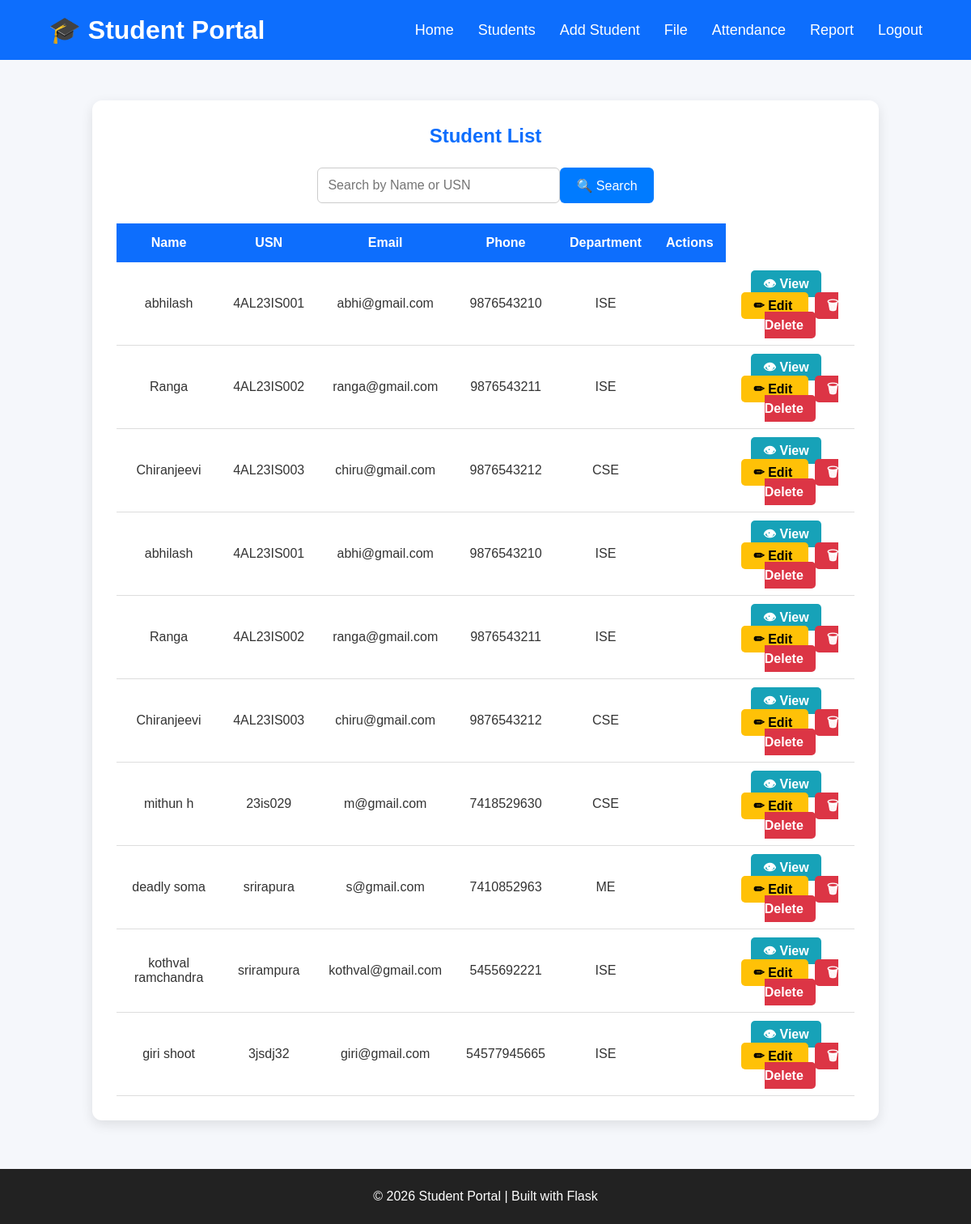
The page /students (signed in) on the database as committed earlier.
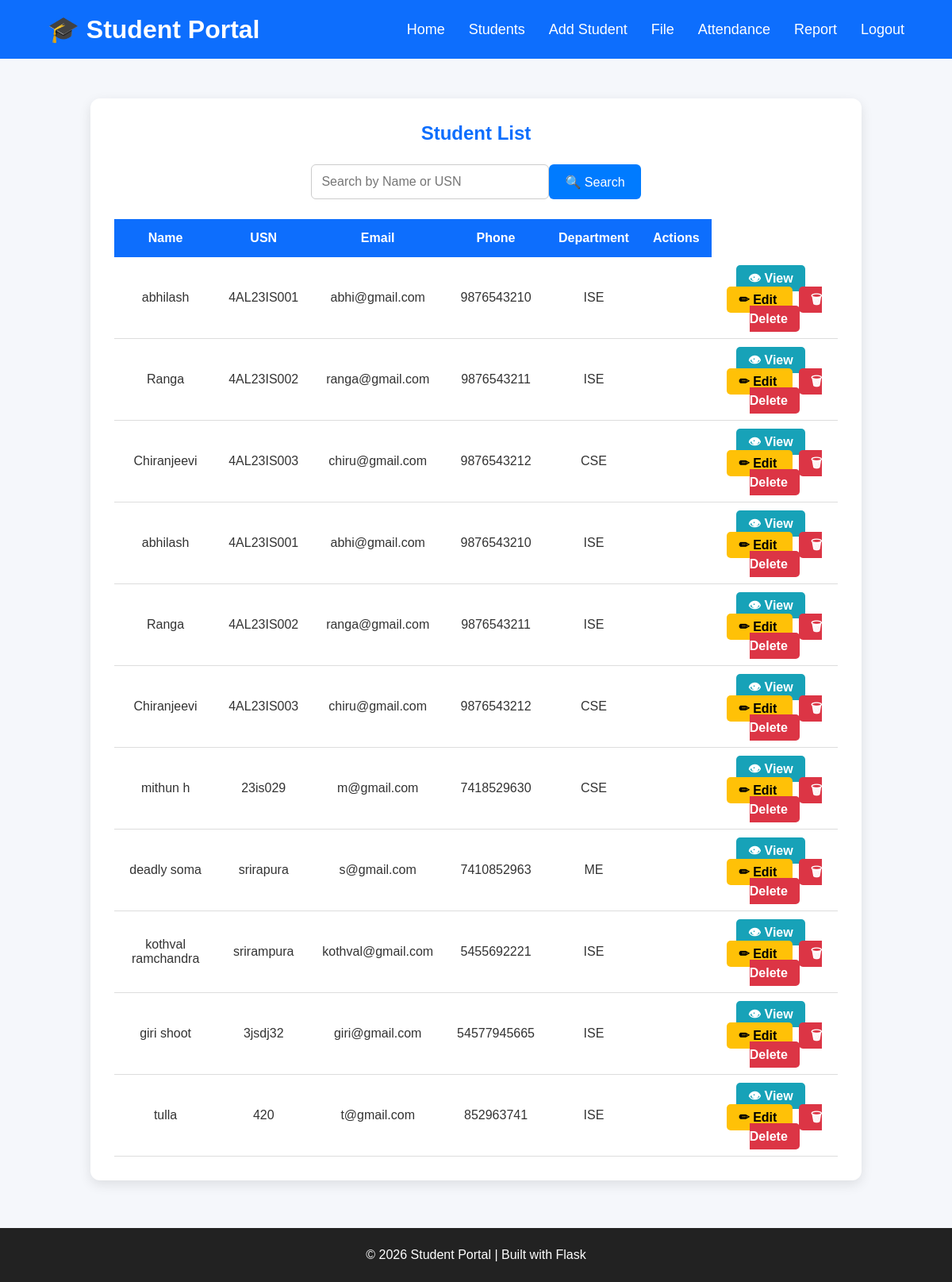
The same page on the database as committed later.
### tables this page shows
CREATE TABLE students(
        id INTEGER PRIMARY KEY AUTOINCREMENT,
        name TEXT NOT NULL,
        usn TEXT NOT NULL,
        email TEXT NOT NULL,
        phone TEXT NOT NULL,
        department TEXT NOT NULL,
        photo TEXT 
    );

### app.py (the view)
@app.route("/students")
@login_required
def student_list():
    search = request.args.get("search", "").strip()
    try:
        if search:
            students = search_students(search)
        else:
            students = get_students()
    except Exception as e:
        flash(f"Error fetching students: {str(e)}", "error")
        students = []
    return render_template(
        "students.html",
        students=students
    )

### app.py (called while the page is built)
def login_required(f):
    @wraps(f)
    def decorated_function(*args, **kwargs):
        if "admin" not in session:
            flash("Please login first.", "error")
            return redirect(url_for("home"))
        return f(*args, **kwargs)
    return decorated_function

### database.py (called while the page is built)
def connect_db():
    connection = sqlite3.connect("students.db")
    return connection

def get_students():
    connection = connect_db()
    cursor = connection.cursor()
    cursor.execute("SELECT * FROM students")
    students = cursor.fetchall()
    connection.close()
    return students

### templates/students.html
{% extends "base.html" %}
{% block content %}
<section class="student-section">
    <div class="student-container">
        <h2>Student List</h2>
        <table>
            <thead>
                <tr>
                    <th>Name</th>
                    <th>USN</th>
                    <th>Email</th>
                    <th>Phone</th>
                    <th>Department</th>
                    <th>Actions</th>
                </tr>
            </thead>
            <tbody>
                {% for student in students %}
                <tr>
                <td>{{ student[1] }}</td>
                <td>{{ student[2] }}</td>
                <td>{{ student[3] }}</td>
                <td>{{ student[4] }}</td>
                <td>{{ student[5] }}</td>
                <td>
              <td>
            <a href="/student/{{ student[0] }}" class="view-btn">
                👁 View
            </a>
            <a href="/edit-student/{{ student[0] }}" class="edit-btn">
                ✏ Edit
            </a>
            <a href="/delete-student/{{ student[0] }}"
            class="delete-btn"
            onclick="return confirm('Are you sure?')">
            🗑 Delete
            </a>
        </td>
                {% endfor %}
            </tbody>
            <div class="search-box">
                <form action="/students" method="GET">
                    <input
                        type="text"
                        name="search"
                        placeholder="Search by Name or USN"
                    >
                    <button type="submit">
                        🔍 Search
                    </button>
                </form>
            </div>
        </table>
    </div>
</section>
{% endblock %}

### templates/base.html (shortened to what this page needs)
<!DOCTYPE html>
<html lang="en">
<head>
    <link rel="stylesheet" href="{{ url_for('static', filename='css/style.css') }}">
</head>
<body>
    <header>
        <div class="container">
            <div class="logo">
                <h1>🎓 Student Portal</h1>
            </div>
            {% if session.admin %}
            <nav>
                <ul>
                    <li><a href="{{ url_for('dashboard') }}">Home</a></li>
                    <li><a href="{{ url_for('student_list') }}">Students</a></li>
                    <li><a href="{{ url_for('add_student') }}">Add Student</a></li>
                    <li><a href="{{ url_for('upload_students') }}">File</a></li>
                    <li><a href="{{ url_for('attendance') }}">Attendance</a></li>
                    <li><a href="{{ url_for('attendance_report') }}"> Report</a></li>
                    <li><a href="{{ url_for('logout') }}">Logout</a></li>
                </ul>
            </nav>
            {% endif %}
        </div>
    </header>
    <main>
        {% block content %}
        {% endblock %}
    </main>
    <footer>
        <p>© 2026 Student Portal | Built with Flask</p>
    </footer>
</body>
</html>

### static/css/style.css (style rules this page uses)
* { margin:0; padding:0; box-sizing:border-box; }
body { font-family:Arial, Helvetica, sans-serif; background:#f5f7fb; color:#333; }
header { background:#0d6efd; color:white; padding:18px 0; }
.container { width:90%; margin:auto; display:flex; justify-content:space-between; align-items:center; }
.logo h1 { font-size:32px; }
nav ul { list-style:none; display:flex; gap:30px; }
nav a { color:white; text-decoration:none; font-size:18px; transition:.3s; }
footer { background:#222; color:white; text-align:center; padding:25px; margin-top:60px; }
.student-section { width:90%; margin:50px auto; }
.student-container { background:white; padding:30px; border-radius:10px; box-shadow:0 5px 15px rgba(0,0,0,0.1); }
.student-container h2 { text-align:center; color:#0d6efd; margin-bottom:20px; }
table { width:100%; border-collapse:collapse; }
th { background:#0d6efd; color:white; padding:15px; }
td { padding:15px; text-align:center; border-bottom:1px solid #ddd; }
.edit-btn { background:#ffc107; color:black; padding:8px 15px; border-radius:5px; text-decoration:none; font-weight:bold; }
.delete-btn { background:#dc3545; color:white; padding:8px 15px; border-radius:5px; text-decoration:none; font-weight:bold; margin-left:8px; }
.search-box { width:100%; margin:25px 0; display:flex; justify-content:center; }
.search-box form { display:flex; gap:10px; }
.search-box input { width:300px; padding:12px; border:1px solid #ccc; border-radius:6px; font-size:16px; }
.search-box button { padding:12px 20px; background:#007BFF; color:white; border:none; border-radius:6px; cursor:pointer; font-size:16px; }
.view-btn { background:#17a2b8; color:white; padding:8px 15px; border-radius:5px; text-decoration:none; font-weight:bold; margin-right:10px; }
.student-container { width:90%; margin:40px auto; background:#fff; padding:30px; border-radius:12px; box-shadow:0 5px 15px rgba(0,0,0,.1); }
.student-container h2 { text-align:center; color:#0d6efd; margin-bottom:25px; }
.student-container table { width:100%; border-collapse:collapse; }
.student-container table th { background:#0d6efd; color:white; padding:15px; }
.student-container table td { padding:15px; text-align:center; border-bottom:1px solid #ddd; }

Rows that differ between the two databases and show on the page:
added students: name "tulla", usn "420", email "t@gmail.com", phone "852963741", department "ISE"
